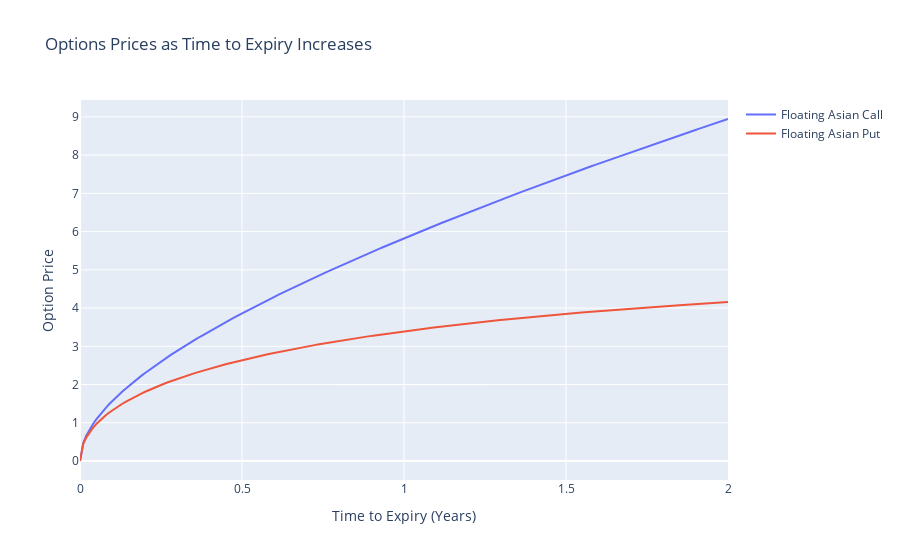

Notebook source saved alongside this figure:
### Code cell
# Plot
fig = go.Figure()

# Add traces for Floating Asian with time as variation
fig.add_trace(go.Scatter(x=results_df_time['Variation'], y=results_df_time['Floating Asian Call'], mode='lines', name='Floating Asian Call'))
fig.add_trace(go.Scatter(x=results_df_time['Variation'], y=results_df_time['Floating Asian Put'], mode='lines', name='Floating Asian Put'))

# Update layout
fig.update_layout(title='Options Prices as Time to Expiry Increases',
                   xaxis_title='Time to Expiry (Years)',
                   yaxis_title='Option Price')

# Show plot inline in Jupyter Notebook
iplot(fig)

### Figure 1 — Plotly figure (JSON) as saved in the notebook; plotly's stock layout.template omitted (floating-point values rounded to 4 significant figures; data arrays with more than 128 entries replaced by an {"elided": "..."} marker saying what was removed)
{"data": [{"mode": "lines", "name": "Floating Asian Call", "type": "scatter", "x": {"elided": "200 float values"}, "y": {"elided": "200 float values"}}, {"mode": "lines", "name": "Floating Asian Put", "type": "scatter", "x": {"elided": "200 float values"}, "y": {"elided": "200 float values"}}], "layout": {"title": {"text": "Options Prices as Time to Expiry Increases"}, "xaxis": {"title": {"text": "Time to Expiry (Years)"}}, "yaxis": {"title": {"text": "Option Price"}}}}
